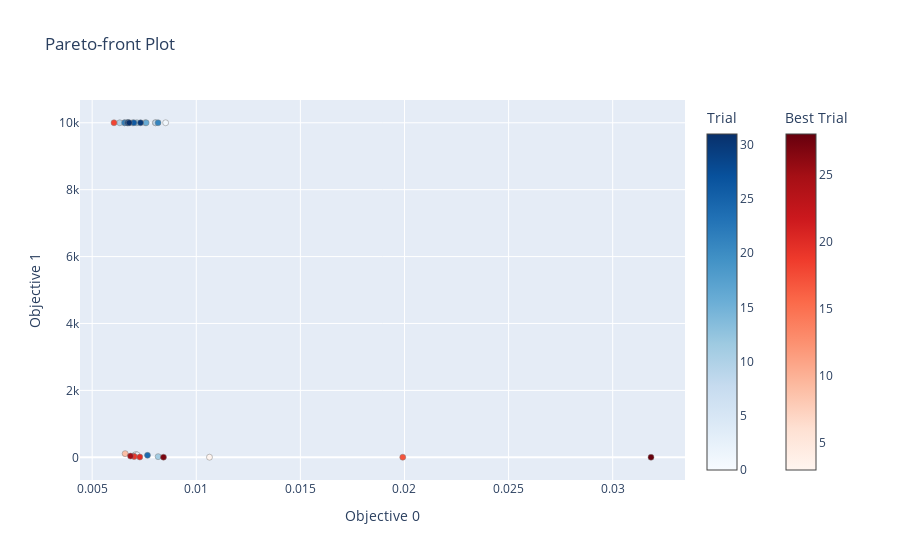

Here is the notebook cell this chart was saved with:
### Code cell
vis.plot_pareto_front(study)

### Figure 1 — Plotly figure (JSON) as saved in the notebook; plotly's stock layout.template omitted (floating-point values rounded to 4 significant figures)
{"data": [{"hovertemplate": "%{text}<extra>Trial</extra>", "marker": {"color": [0, 1, 2, 4, 5, 6, 7, 8, 10, 11, 12, 13, 14, 15, 16, 21, 22, 23, 24, 26, 29, 30, 31], "colorbar": {"title": {"text": "Trial"}}, "colorscale": [[0, "rgb(247,251,255)"], [0.125, "rgb(222,235,247)"], [0.25, "rgb(198,219,239)"], [0.375, "rgb(158,202,225)"], [0.5, "rgb(107,174,214)"], [0.625, "rgb(66,146,198)"], [0.75, "rgb(33,113,181)"], [0.875, "rgb(8,81,156)"], [1, "rgb(8,48,107)"]], "line": {"color": "Grey", "width": 0.5}}, "mode": "markers", "showlegend": false, "text": ["{<br>  \"number\": 0,<br>  \"values\": [<br>    0.007100341375917196,<br>    85.36600494384766<br>  ],<br>  \"params\": {<br>    \"latent_dim\": 48<br>  }<br>}", "{<br>  \"number\": 1,<br>  \"values\": [<br>    0.008529391139745712,<br>    10000.0<br>  ],<br>  \"params\": {<br>    \"latent_dim\": 92<br>  }<br>}", "{<br>  \"number\": 2,<br>  \"values\": [<br>    0.007157608401030302,<br>    71.15723419189453<br>  ],<br>  \"params\": {<br>    \"latent_dim\": 44<br>  }<br>}", "{<br>  \"number\": 4,<br>  \"values\": [<br>    0.008031499572098255,<br>    10000.0<br>  ],<br>  \"params\": {<br>    \"latent_dim\": 68<br>  }<br>}", "{<br>  \"number\": 5,<br>  \"values\": [<br>    0.006558241322636604,<br>    10000.0<br>  ],<br>  \"params\": {<br>    \"latent_dim\": 60<br>  }<br>}", "{<br>  \"number\": 6,<br>  \"values\": [<br>    0.006940251216292381,<br>    10000.0<br>  ],<br>  \"params\": {<br>    \"latent_dim\": 116<br>  }<br>}", "{<br>  \"number\": 7,<br>  \"values\": [<br>    0.007544727064669132,<br>    10000.0<br>  ],<br>  \"params\": {<br>    \"latent_dim\": 108<br>  }<br>}", "{<br>  \"number\": 8,<br>  \"values\": [<br>    0.008051763288676739,<br>    10000.0<br>  ],<br>  \"params\": {<br>    \"latent_dim\": 84<br>  }<br>}", "{<br>  \"number\": 10,<br>  \"values\": [<br>    0.006324778776615858,<br>    10000.0<br>  ],<br>  \"params\": {<br>    \"latent_dim\": 100<br>  }<br>}", "{<br>  \"number\": 11,<br>  \"values\": [<br>    0.008169945329427719,<br>    19.913419723510742<br>  ],<br>  \"params\": {<br>    \"latent_dim\": 24<br>  }<br>}", "{<br>  \"number\": 12,<br>  \"values\": [<br>    0.0071492684073746204,<br>    10000.0<br>  ],<br>  \"params\": {<br>    \"latent_dim\": 72<br>  }<br>}", "{<br>  \"number\": 13,<br>  \"values\": [<br>    0.0069780368357896805,<br>    42.271636962890625<br>  ],<br>  \"params\": {<br>    \"latent_dim\": 36<br>  }<br>}", "{<br>  \"number\": 14,<br>  \"values\": [<br>    0.006703684572130442,<br>    10000.0<br>  ],<br>  \"params\": {<br>    \"latent_dim\": 124<br>  }<br>}", "{<br>  \"number\": 15,<br>  \"values\": [<br>    0.006748081650584936,<br>    10000.0<br>  ],<br>  \"params\": {<br>    \"latent_dim\": 104<br>  }<br>}", "{<br>  \"number\": 16,<br>  \"values\": [<br>    0.007591861300170422,<br>    10000.0<br>  ],<br>  \"params\": {<br>    \"latent_dim\": 96<br>  }<br>}", "{<br>  \"number\": 21,<br>  \"values\": [<br>    0.008164484053850174,<br>    10000.0<br>  ],<br>  \"params\": {<br>    \"latent_dim\": 76<br>  }<br>}", "{<br>  \"number\": 22,<br>  \"values\": [<br>    0.006557315122336149,<br>    10000.0<br>  ],<br>  \"params\": {<br>    \"latent_dim\": 120<br>  }<br>}", "{<br>  \"number\": 23,<br>  \"values\": [<br>    0.006675674580037594,<br>    10000.0<br>  ],<br>  \"params\": {<br>    \"latent_dim\": 80<br>  }<br>}", "{<br>  \"number\": 24,<br>  \"values\": [<br>    0.0076575856655836105,<br>    58.40603256225586<br>  ],<br>  \"params\": {<br>    \"latent_dim\": 40<br>  }<br>}", "{<br>  \"number\": 26,<br>  \"values\": [<br>    0.007004769518971443,<br>    10000.0<br>  ],<br>  \"params\": {<br>    \"latent_dim\": 112<br>  }<br>}", "{<br>  \"number\": 29,<br>  \"values\": [<br>    0.006715274881571531,<br>    10000.0<br>  ],<br>  \"params\": {<br>    \"latent_dim\": 88<br>  }<br>}", "{<br>  \"number\": 30,<br>  \"values\": [<br>    0.007323417812585831,<br>    10000.0<br>  ],<br>  \"params\": {<br>    \"latent_dim\": 64<br>  }<br>}", "{<br>  \"number\": 31,<br>  \"values\": [<br>    0.006778310984373093,<br>    10000.0<br>  ],<br>  \"params\": {<br>    \"latent_dim\": 52<br>  }<br>}"], "type": "scatter", "x": [0.0071, 0.008529, 0.007158, 0.008031, 0.006558, 0.00694, 0.007545, 0.008052, 0.006325, 0.00817, 0.007149, 0.006978, 0.006704, 0.006748, 0.007592, 0.008164, 0.006557, 0.006676, 0.007658, 0.007005, 0.006715, 0.007323, 0.006778], "y": [85.37, 10000, 71.16, 10000, 10000, 10000, 10000, 10000, 10000, 19.91, 10000, 42.27, 10000, 10000, 10000, 10000, 10000, 10000, 58.41, 10000, 10000, 10000, 10000]}, {"hovertemplate": "%{text}<extra>Best Trial</extra>", "marker": {"color": [3, 9, 17, 18, 19, 20, 25, 27, 28], "colorbar": {"title": {"text": "Best Trial"}, "x": 1.1, "xpad": 40}, "colorscale": [[0, "rgb(255,245,240)"], [0.125, "rgb(254,224,210)"], [0.25, "rgb(252,187,161)"], [0.375, "rgb(252,146,114)"], [0.5, "rgb(251,106,74)"], [0.625, "rgb(239,59,44)"], [0.75, "rgb(203,24,29)"], [0.875, "rgb(165,15,21)"], [1, "rgb(103,0,13)"]], "line": {"color": "Grey", "width": 0.5}}, "mode": "markers", "showlegend": false, "text": ["{<br>  \"number\": 3,<br>  \"values\": [<br>    0.010633924975991249,<br>    2.7115142345428467<br>  ],<br>  \"params\": {<br>    \"latent_dim\": 12<br>  }<br>}", "{<br>  \"number\": 9,<br>  \"values\": [<br>    0.006584387272596359,<br>    109.42749786376953<br>  ],<br>  \"params\": {<br>    \"latent_dim\": 56<br>  }<br>}", "{<br>  \"number\": 17,<br>  \"values\": [<br>    0.01991853304207325,<br>    2.0468931198120117<br>  ],<br>  \"params\": {<br>    \"latent_dim\": 8<br>  }<br>}", "{<br>  \"number\": 18,<br>  \"values\": [<br>    0.006048956420272589,<br>    10000.0<br>  ],<br>  \"params\": {<br>    \"latent_dim\": 128<br>  }<br>}", "{<br>  \"number\": 19,<br>  \"values\": [<br>    0.007018829695880413,<br>    23.12457847595215<br>  ],<br>  \"params\": {<br>    \"latent_dim\": 28<br>  }<br>}", "{<br>  \"number\": 20,<br>  \"values\": [<br>    0.007288041524589062,<br>    9.054158210754395<br>  ],<br>  \"params\": {<br>    \"latent_dim\": 20<br>  }<br>}", "{<br>  \"number\": 25,<br>  \"values\": [<br>    0.006843014154583216,<br>    35.614479064941406<br>  ],<br>  \"params\": {<br>    \"latent_dim\": 32<br>  }<br>}", "{<br>  \"number\": 27,<br>  \"values\": [<br>    0.008425298146903515,<br>    4.270601272583008<br>  ],<br>  \"params\": {<br>    \"latent_dim\": 16<br>  }<br>}", "{<br>  \"number\": 28,<br>  \"values\": [<br>    0.03183982893824577,<br>    1.396295428276062<br>  ],<br>  \"params\": {<br>    \"latent_dim\": 4<br>  }<br>}"], "type": "scatter", "x": [0.01063, 0.006584, 0.01992, 0.006049, 0.007019, 0.007288, 0.006843, 0.008425, 0.03184], "y": [2.712, 109.4, 2.047, 10000, 23.12, 9.054, 35.61, 4.271, 1.396]}], "layout": {"title": {"text": "Pareto-front Plot"}, "xaxis": {"title": {"text": "Objective 0"}}, "yaxis": {"title": {"text": "Objective 1"}}}}
